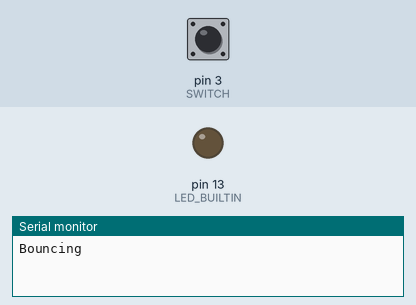
Bench run of a sketch on a simulated Arduino Uno, built with avr-gcc and run on an emulated ATmega328P. Parts: output pins drawn as LEDs (lit = HIGH), the last lines printed to the serial monitor. The inputs (shaded band) are chosen by the test bench; at power-on: pin 3 (SWITCH) HIGH.

Above: at 1.2 s.
1.3 s: pin 3 (SWITCH) pulled LOW for 0.15 s
At 2.1 s:
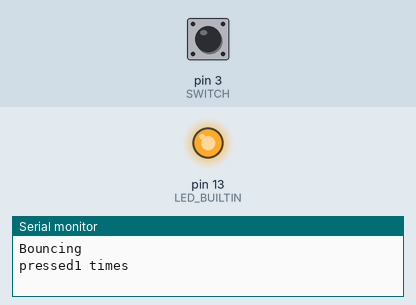
2.9 s: pin 3 (SWITCH) pulled LOW for 1 s
At 3.3 s:
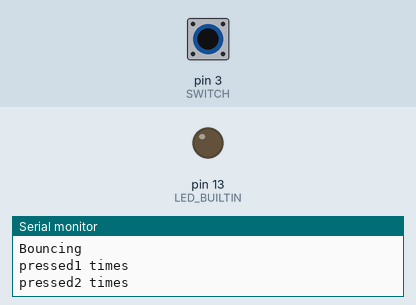
5.4 s: pin 3 (SWITCH) pulled LOW for 3.2 s
At 6.4 s:
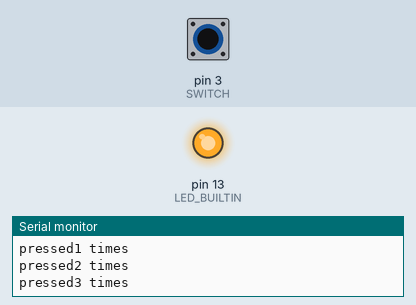
Timing chart, 0 to 8.4 s (numbered marks = the images above; inputs shaded):
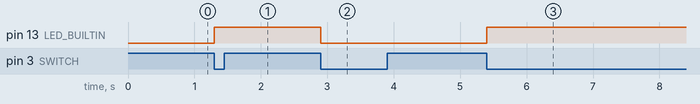

The sketch:

button_test.ino.ino
```cpp
int SWITCH = 3;
int n = 0;
int Toggle = 0;


// the setup function runs once when you press reset or power the board
void setup() {
  // initialize digital pin LED_BUILTIN as an output.
  pinMode(LED_BUILTIN, OUTPUT);

  Serial.begin(9600);
  pinMode(SWITCH, INPUT);
  digitalWrite(SWITCH, HIGH);
  Serial.println("Bouncing")  ;
}

// the loop function runs over and over again forever
void loop() {
  if (!digitalRead(SWITCH)) {
    n++;
    Serial.print("pressed");
    Serial.print(n, DEC);
    Serial.println(" times");
    Toggle = !Toggle;
    digitalWrite(LED_BUILTIN, Toggle);
    do {} while (!digitalRead(SWITCH));
  }
}
```

Measured:
- after the input at 1.3 s, pin 13 (LED_BUILTIN): LOW → HIGH at once
- after the input at 2.9 s, pin 13 (LED_BUILTIN): HIGH → LOW at once
- after the input at 5.4 s, pin 13 (LED_BUILTIN): LOW → HIGH at once
